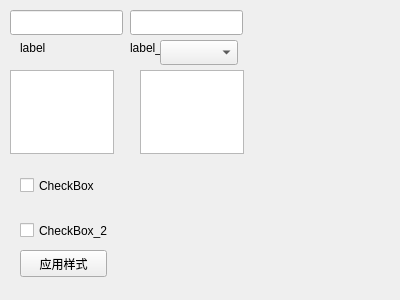
<?xml version="1.0" encoding="UTF-8"?>
<ui version="4.0">
 <class>Widget</class>
 <widget class="QWidget" name="Widget">
  <property name="geometry">
   <rect>
    <x>0</x>
    <y>0</y>
    <width>400</width>
    <height>300</height>
   </rect>
  </property>
  <property name="windowTitle">
   <string>Widget</string>
  </property>
  <widget class="QLineEdit" name="lineEdit">
   <property name="geometry">
    <rect>
     <x>10</x>
     <y>10</y>
     <width>113</width>
     <height>25</height>
    </rect>
   </property>
  </widget>
  <widget class="QPushButton" name="pushButton">
   <property name="geometry">
    <rect>
     <x>20</x>
     <y>250</y>
     <width>87</width>
     <height>27</height>
    </rect>
   </property>
   <property name="text">
    <string>应用样式</string>
   </property>
  </widget>
  <widget class="QLabel" name="label">
   <property name="geometry">
    <rect>
     <x>20</x>
     <y>40</y>
     <width>58</width>
     <height>15</height>
    </rect>
   </property>
   <property name="text">
    <string>label</string>
   </property>
  </widget>
  <widget class="QLineEdit" name="lineEdit_2">
   <property name="geometry">
    <rect>
     <x>130</x>
     <y>10</y>
     <width>113</width>
     <height>25</height>
    </rect>
   </property>
  </widget>
  <widget class="QLabel" name="label_2">
   <property name="geometry">
    <rect>
     <x>130</x>
     <y>40</y>
     <width>58</width>
     <height>15</height>
    </rect>
   </property>
   <property name="text">
    <string>label_2</string>
   </property>
  </widget>
  <widget class="QComboBox" name="comboBox">
   <property name="geometry">
    <rect>
     <x>160</x>
     <y>40</y>
     <width>78</width>
     <height>25</height>
    </rect>
   </property>
  </widget>
  <widget class="QPlainTextEdit" name="plainTextEdit">
   <property name="geometry">
    <rect>
     <x>10</x>
     <y>70</y>
     <width>104</width>
     <height>84</height>
    </rect>
   </property>
  </widget>
  <widget class="QPlainTextEdit" name="plainTextEdit_2">
   <property name="geometry">
    <rect>
     <x>140</x>
     <y>70</y>
     <width>104</width>
     <height>84</height>
    </rect>
   </property>
  </widget>
  <widget class="QCheckBox" name="checkBox">
   <property name="geometry">
    <rect>
     <x>20</x>
     <y>160</y>
     <width>111</width>
     <height>51</height>
    </rect>
   </property>
   <property name="text">
    <string>CheckBox</string>
   </property>
  </widget>
  <widget class="QCheckBox" name="checkBox_2">
   <property name="geometry">
    <rect>
     <x>20</x>
     <y>220</y>
     <width>111</width>
     <height>21</height>
    </rect>
   </property>
   <property name="text">
    <string>CheckBox_2</string>
   </property>
  </widget>
 </widget>
 <layoutdefault spacing="6" margin="11"/>
 <resources/>
 <connections/>
</ui>
